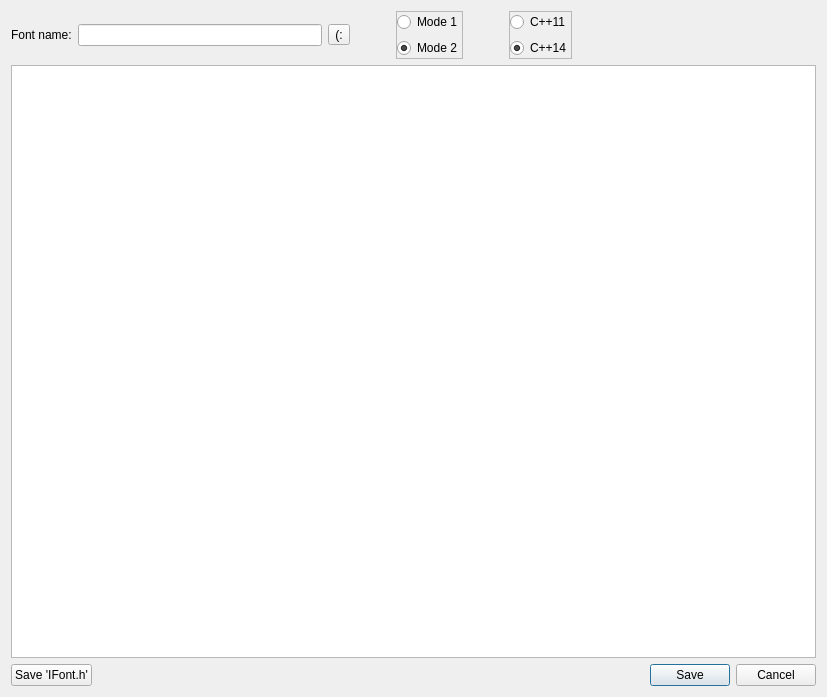
<?xml version="1.0" encoding="UTF-8"?>
<ui version="4.0">
 <class>Export</class>
 <widget class="QDialog" name="Export">
  <property name="geometry">
   <rect>
    <x>0</x>
    <y>0</y>
    <width>827</width>
    <height>697</height>
   </rect>
  </property>
  <property name="windowTitle">
   <string>Dialog</string>
  </property>
  <layout class="QVBoxLayout" name="verticalLayout_3">
   <item>
    <layout class="QHBoxLayout" name="horizontalLayout">
     <item>
      <widget class="QLabel" name="label">
       <property name="text">
        <string>Font name:</string>
       </property>
       <property name="buddy">
        <cstring>fontName</cstring>
       </property>
      </widget>
     </item>
     <item>
      <widget class="QLineEdit" name="fontName"/>
     </item>
     <item>
      <widget class="QToolButton" name="btUpdate">
       <property name="text">
        <string>(:</string>
       </property>
      </widget>
     </item>
     <item>
      <spacer name="horizontalSpacer">
       <property name="orientation">
        <enum>Qt::Horizontal</enum>
       </property>
       <property name="sizeType">
        <enum>QSizePolicy::Fixed</enum>
       </property>
       <property name="sizeHint" stdset="0">
        <size>
         <width>40</width>
         <height>20</height>
        </size>
       </property>
      </spacer>
     </item>
     <item>
      <widget class="QFrame" name="frame">
       <property name="frameShape">
        <enum>QFrame::StyledPanel</enum>
       </property>
       <property name="frameShadow">
        <enum>QFrame::Raised</enum>
       </property>
       <layout class="QVBoxLayout" name="verticalLayout_2">
        <property name="leftMargin">
         <number>0</number>
        </property>
        <property name="topMargin">
         <number>0</number>
        </property>
        <property name="rightMargin">
         <number>0</number>
        </property>
        <property name="bottomMargin">
         <number>0</number>
        </property>
        <item>
         <widget class="QRadioButton" name="rbMode_1">
          <property name="text">
           <string>Mode 1</string>
          </property>
         </widget>
        </item>
        <item>
         <widget class="QRadioButton" name="rbMode_2">
          <property name="text">
           <string>Mode 2</string>
          </property>
          <property name="checked">
           <bool>true</bool>
          </property>
         </widget>
        </item>
       </layout>
      </widget>
     </item>
     <item>
      <spacer name="horizontalSpacer_4">
       <property name="orientation">
        <enum>Qt::Horizontal</enum>
       </property>
       <property name="sizeType">
        <enum>QSizePolicy::Fixed</enum>
       </property>
       <property name="sizeHint" stdset="0">
        <size>
         <width>40</width>
         <height>20</height>
        </size>
       </property>
      </spacer>
     </item>
     <item>
      <widget class="QFrame" name="rbFrame">
       <property name="frameShape">
        <enum>QFrame::StyledPanel</enum>
       </property>
       <property name="frameShadow">
        <enum>QFrame::Plain</enum>
       </property>
       <layout class="QVBoxLayout" name="verticalLayout">
        <property name="leftMargin">
         <number>0</number>
        </property>
        <property name="topMargin">
         <number>0</number>
        </property>
        <property name="rightMargin">
         <number>0</number>
        </property>
        <property name="bottomMargin">
         <number>0</number>
        </property>
        <item>
         <widget class="QRadioButton" name="rbCxx11">
          <property name="text">
           <string>C++11</string>
          </property>
          <property name="checked">
           <bool>false</bool>
          </property>
         </widget>
        </item>
        <item>
         <widget class="QRadioButton" name="rbCxx14">
          <property name="text">
           <string>C++14</string>
          </property>
          <property name="checked">
           <bool>true</bool>
          </property>
         </widget>
        </item>
       </layout>
      </widget>
     </item>
     <item>
      <spacer name="horizontalSpacer_3">
       <property name="orientation">
        <enum>Qt::Horizontal</enum>
       </property>
       <property name="sizeHint" stdset="0">
        <size>
         <width>40</width>
         <height>20</height>
        </size>
       </property>
      </spacer>
     </item>
    </layout>
   </item>
   <item>
    <widget class="QPlainTextEdit" name="plainTextEdit">
     <property name="undoRedoEnabled">
      <bool>false</bool>
     </property>
     <property name="lineWrapMode">
      <enum>QPlainTextEdit::NoWrap</enum>
     </property>
     <property name="readOnly">
      <bool>true</bool>
     </property>
     <property name="backgroundVisible">
      <bool>false</bool>
     </property>
    </widget>
   </item>
   <item>
    <layout class="QHBoxLayout" name="horizontalLayout_2">
     <item>
      <widget class="QPushButton" name="saveIfont">
       <property name="text">
        <string>Save 'IFont.h'</string>
       </property>
      </widget>
     </item>
     <item>
      <spacer name="horizontalSpacer_2">
       <property name="orientation">
        <enum>Qt::Horizontal</enum>
       </property>
       <property name="sizeHint" stdset="0">
        <size>
         <width>40</width>
         <height>20</height>
        </size>
       </property>
      </spacer>
     </item>
     <item>
      <widget class="QPushButton" name="save">
       <property name="text">
        <string>Save</string>
       </property>
       <property name="default">
        <bool>true</bool>
       </property>
      </widget>
     </item>
     <item>
      <widget class="QPushButton" name="cancel">
       <property name="text">
        <string>Cancel</string>
       </property>
      </widget>
     </item>
    </layout>
   </item>
  </layout>
 </widget>
 <resources/>
 <connections/>
</ui>
